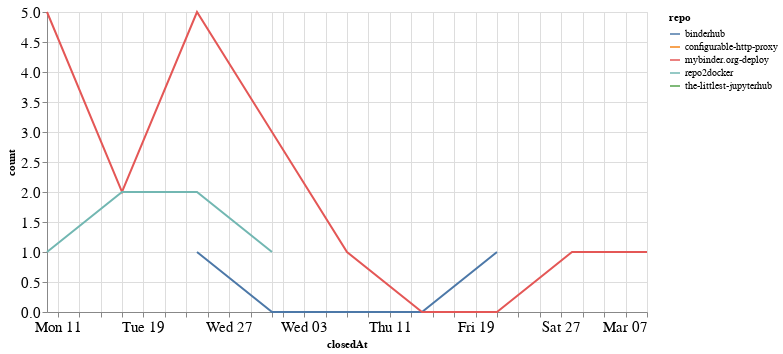

Source (notebook cell):
### Code cell
closed_by_time = closed_by.groupby('repo').resample('W', on='closedAt').count()['author'].reset_index()
closed_by_time = closed_by_time.rename(columns={'author': 'count'})

alt.Chart(closed_by_time, width=600).mark_line().encode(
    x='closedAt',
    y='count',
    color='repo',
    tooltip="repo"
)

### Figure 1 — Vega-Lite specification as saved in the notebook (floating-point values rounded to 4 significant figures)
{"config": {"axisLeft": {"labelFontSize": 15}, "axisBottom": {"labelFontSize": 15}}, "data": {"name": "data-c98c7c4aa1f1c6671da1a98ee94717a8"}, "mark": "line", "encoding": {"color": {"type": "nominal", "field": "repo"}, "tooltip": {"type": "nominal", "field": "repo"}, "x": {"type": "temporal", "field": "closedAt"}, "y": {"type": "quantitative", "field": "count"}}, "width": 600, "$schema": "https://vega.github.io/schema/vega-lite/v4.8.1.json", "datasets": {"data-c98c7c4aa1f1c6671da1a98ee94717a8": [{"repo": "binderhub", "closedAt": "2021-01-24T00:00:00", "count": 1}, {"repo": "binderhub", "closedAt": "2021-01-31T00:00:00", "count": 0}, {"repo": "binderhub", "closedAt": "2021-02-07T00:00:00", "count": 0}, {"repo": "binderhub", "closedAt": "2021-02-14T00:00:00", "count": 0}, {"repo": "binderhub", "closedAt": "2021-02-21T00:00:00", "count": 1}, {"repo": "configurable-http-proxy", "closedAt": "2021-03-07T00:00:00", "count": 1}, {"repo": "mybinder.org-deploy", "closedAt": "2021-01-10T00:00:00", "count": 5}, {"repo": "mybinder.org-deploy", "closedAt": "2021-01-17T00:00:00", "count": 2}, {"repo": "mybinder.org-deploy", "closedAt": "2021-01-24T00:00:00", "count": 5}, {"repo": "mybinder.org-deploy", "closedAt": "2021-01-31T00:00:00", "count": 3}, {"repo": "mybinder.org-deploy", "closedAt": "2021-02-07T00:00:00", "count": 1}, {"repo": "mybinder.org-deploy", "closedAt": "2021-02-14T00:00:00", "count": 0}, {"repo": "mybinder.org-deploy", "closedAt": "2021-02-21T00:00:00", "count": 0}, {"repo": "mybinder.org-deploy", "closedAt": "2021-02-28T00:00:00", "count": 1}, {"repo": "mybinder.org-deploy", "closedAt": "2021-03-07T00:00:00", "count": 1}, {"repo": "repo2docker", "closedAt": "2021-01-10T00:00:00", "count": 1}, {"repo": "repo2docker", "closedAt": "2021-01-17T00:00:00", "count": 2}, {"repo": "repo2docker", "closedAt": "2021-01-24T00:00:00", "count": 2}, {"repo": "repo2docker", "closedAt": "2021-01-31T00:00:00", "count": 1}, {"repo": "the-littlest-jupyterhub", "closedAt": "2021-01-24T00:00:00", "count": 1}]}}
